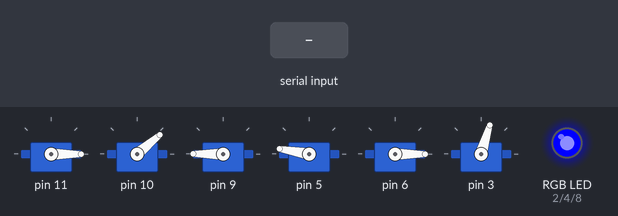
This sketch was run on a simulated Arduino Uno, built with avr-gcc and run on an emulated ATmega328P. Shown: 6 × servo, an RGB LED mixed from three pins (HIGH = lit). The inputs (shaded band) are chosen by the test bench.

Above: at 7.2 s.
7.3 s: "90,45,200\n" received over Serial
At 7.9 s:
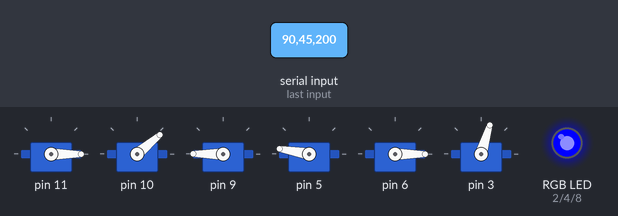
8.8 s: "30,150,10\n" received over Serial
At 10.0 s:
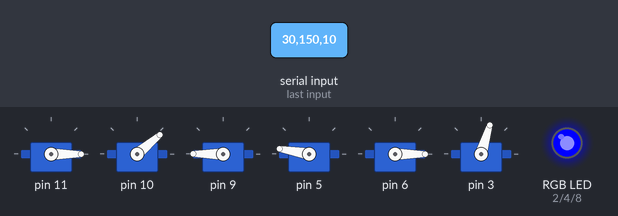
10.3 s: "b90\n" received over Serial
At 10.45 s:
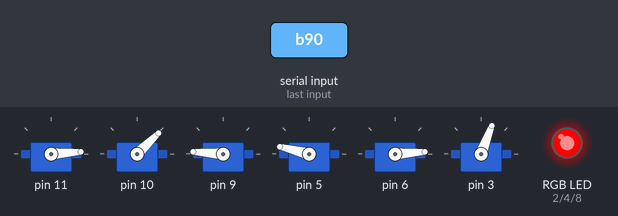
13.3 s: "b,45\n" received over Serial
At 15.29 s:
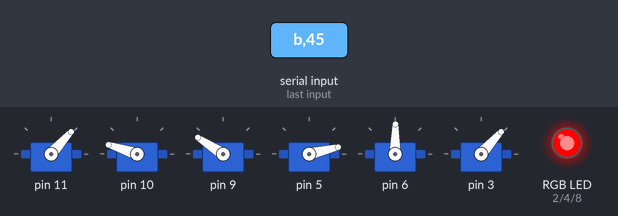
16.3 s: "b" received over Serial
At 19.1 s:
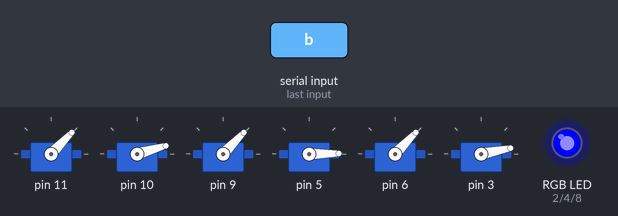
19.3 s: "90,45,200,10\n" received over Serial
At 20.7 s:
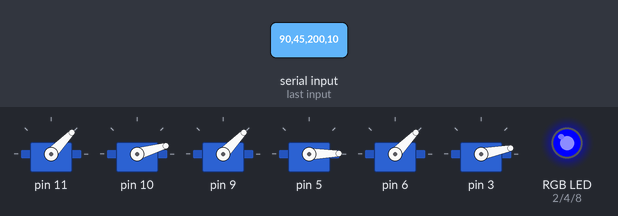
Timing chart, 0 to 21.8 s (numbered marks = the images above; inputs shaded):
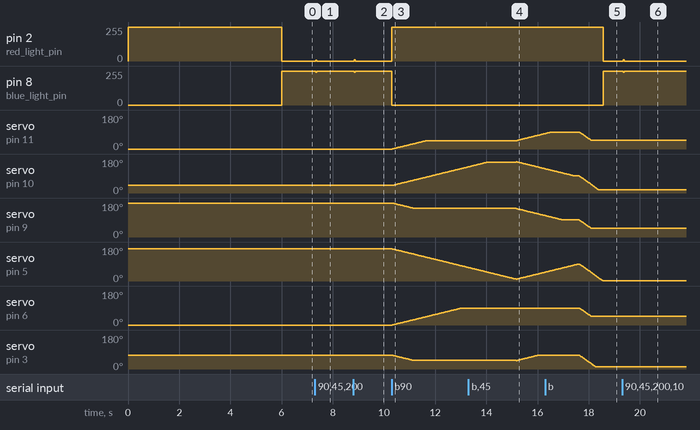

The sketch:

FromBBBTXtoRobot.ino
```cpp
#include <Braccio.h>
#include <Servo.h>

Servo base;
Servo shoulder;
Servo elbow;
Servo wrist_rot;
Servo wrist_ver;
Servo gripper;

int indexSpeed;
int indexBase;
int indexShoulder;
int indexElbow;
int indexWristRot;
int indexWristVer;
int indexGripper;
String Speed;
String Base;
String Shoulder;
String Elbow;
String WristRot;
String WristVer;
String Gripper;
char fromBBB;
String temp="";

int incomingByte = 0; // for incoming serial data

int red_light_pin= 2;
int green_light_pin = 4;
int blue_light_pin = 8;

void setup() {
  RGB_color(255, 0, 0); // green
  Serial.begin(9600); // opens serial port, sets data rate to 9600 bps
    // set up the LCD's number of columns and rows:
  Braccio.begin();
  //pinMode(2,OUTPUT);
  //pinMode(4,OUTPUT);
  pinMode(red_light_pin, OUTPUT);
  pinMode(green_light_pin, OUTPUT);
  pinMode(blue_light_pin, OUTPUT);
}
// recvString = "10,90,90b"
void RGB_color(int red_light_value, int green_light_value, int blue_light_value)
 {
  analogWrite(red_light_pin, red_light_value);
  analogWrite(green_light_pin, green_light_value);
  analogWrite(blue_light_pin, blue_light_value);
}
void loop() {
  //digitalWrite(2,LOW);
  //digitalWrite(4,HIGH);
  RGB_color(0, 0, 255); // green
    if (Serial.available() > 0) {
    // read the incoming byte:
    incomingByte = Serial.read();
    RGB_color(0, 0, 0); // green
    RGB_color(255, 0, 0); // green
    // read the incoming byte
 //   delay(100);
    fromBBB = char(incomingByte);
//    if (fromBBB == 'a'){
//      indexmov = temp.indexOf(',');
//      nbrMov = temp.substring(0, indexmov);
//
//    }
//
    if (fromBBB == 'b'){
      indexSpeed = temp.indexOf(',');
      Speed = temp.substring(0, indexSpeed);

      indexBase = temp.indexOf(',', indexSpeed+1);
      Base = temp.substring(indexSpeed+1, indexBase);

      indexShoulder = temp.indexOf(',', indexBase+1);
      Shoulder = temp.substring(indexBase+1, indexShoulder);

      indexElbow = temp.indexOf(',', indexShoulder+1);
      Elbow =temp.substring(indexShoulder+1, indexElbow);

      indexWristRot = temp.indexOf(',', indexElbow+1);
      WristRot = temp.substring(indexElbow+1, indexWristRot);

      indexWristVer = temp.indexOf(',', indexWristRot+1);
      WristVer = temp.substring(indexWristRot+1, indexWristVer);
//      indexWristVer = temp.indexOf(',', indexElbow+1);
//      WristVer = temp.substring(indexElbow+1, indexWristVer);
//
//      indexWristRot = temp.indexOf(',', indexWristVer+1);
//      WristRot = temp.substring(indexWristVer+1, indexWristRot);

      indexGripper = temp.indexOf('b', indexWristVer+1);
      Gripper = temp.substring(indexWristVer+1, indexGripper);

      Braccio.ServoMovement(Speed.toInt(), Base.toInt(), Shoulder.toInt(), Elbow.toInt(), WristRot.toInt(), WristVer.toInt(), Gripper.toInt());
      temp = "";
    }
    else {
      temp = temp + fromBBB;
    }
  }
}
```

Measured:
- after the input at 7.3 s, pin 2 (red_light_pin): 0/255 → 7/255 at once, → 0/255 0.04 s later; pin 8 (blue_light_pin): 255/255 → 247/255 at once, → 255/255 0.04 s later
- after the input at 8.8 s, pin 2 (red_light_pin): 0/255 → 8/255 at once, → 0/255 0.04 s later; pin 8 (blue_light_pin): 255/255 → 246/255 at once, → 255/255 0.04 s later
- after the input at 10.3 s, pin 2 (red_light_pin): 0/255 → 255/255 at once; pin 8 (blue_light_pin): 255/255 → 0/255 at once; servo on pin 11: moves from 0° to 44° over 1.3 s, starting at once; servo on pin 10: moves from 40° to 138° over 2.9 s, starting at once; servo on pin 9: moves from 180° to 151° over 0.85 s, starting at once
- after the input at 13.3 s, pin 2 (red_light_pin): stays 255/255 (without the input it goes to 1/255 after 1.9 s); pin 8 (blue_light_pin): stays 0/255 (without the input it goes to 254/255 after 1.9 s); servo on pin 11: moves from 44° to 82° over 1.1 s, starting after 1.9 s; servo on pin 9: moves from 151° to 113° over 1.1 s, starting after 1.9 s
- after the input at 16.3 s, servo on pin 6: moves from 89° to 46° over 0.44 s, starting after 1.4 s; servo on pin 3: moves from 72° to 11° over 0.62 s, starting after 1.4 s
- after the input at 19.3 s, pin 2 (red_light_pin): 0/255 → 8/255 at once, → 0/255 0.04 s later; pin 8 (blue_light_pin): 255/255 → 245/255 at once, → 255/255 0.04 s later
